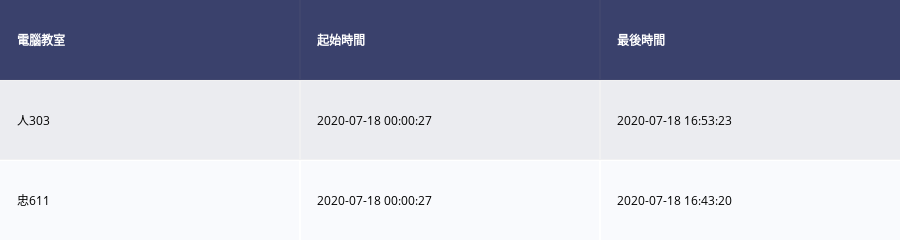

This figure's notebook cell:
### Markdown cell above
# 當日教室使用起訖時間

### Code cell
table = ff.create_table(dfUseClassRoomTime)
iplot(table)

### Figure 1 — Plotly figure (JSON) as saved in the notebook; plotly's stock layout.template omitted (floating-point values rounded to 4 significant figures)
{"data": [{"colorscale": [[0, "#00083e"], [0.5, "#ededee"], [1, "#ffffff"]], "hoverinfo": "none", "opacity": 0.75, "showscale": false, "type": "heatmap", "z": [[0, 0, 0], [0.5, 0.5, 0.5], [1, 1, 1]]}], "layout": {"annotations": [{"align": "left", "font": {"color": "#ffffff"}, "showarrow": false, "text": "<b>電腦教室</b>", "x": -0.45, "xanchor": "left", "xref": "x", "y": 0, "yref": "y"}, {"align": "left", "font": {"color": "#ffffff"}, "showarrow": false, "text": "<b>起始時間</b>", "x": 0.55, "xanchor": "left", "xref": "x", "y": 0, "yref": "y"}, {"align": "left", "font": {"color": "#ffffff"}, "showarrow": false, "text": "<b>最後時間</b>", "x": 1.55, "xanchor": "left", "xref": "x", "y": 0, "yref": "y"}, {"align": "left", "font": {"color": "#000000"}, "showarrow": false, "text": "人303", "x": -0.45, "xanchor": "left", "xref": "x", "y": 1, "yref": "y"}, {"align": "left", "font": {"color": "#000000"}, "showarrow": false, "text": "2020-07-18 00:00:27", "x": 0.55, "xanchor": "left", "xref": "x", "y": 1, "yref": "y"}, {"align": "left", "font": {"color": "#000000"}, "showarrow": false, "text": "2020-07-18 16:53:23", "x": 1.55, "xanchor": "left", "xref": "x", "y": 1, "yref": "y"}, {"align": "left", "font": {"color": "#000000"}, "showarrow": false, "text": "忠611", "x": -0.45, "xanchor": "left", "xref": "x", "y": 2, "yref": "y"}, {"align": "left", "font": {"color": "#000000"}, "showarrow": false, "text": "2020-07-18 00:00:27", "x": 0.55, "xanchor": "left", "xref": "x", "y": 2, "yref": "y"}, {"align": "left", "font": {"color": "#000000"}, "showarrow": false, "text": "2020-07-18 16:43:20", "x": 1.55, "xanchor": "left", "xref": "x", "y": 2, "yref": "y"}], "height": 140, "margin": {"b": 0, "l": 0, "r": 0, "t": 0}, "xaxis": {"dtick": 1, "gridwidth": 2, "showticklabels": false, "tick0": -0.5, "ticks": "", "zeroline": false}, "yaxis": {"autorange": "reversed", "dtick": 1, "gridwidth": 2, "showticklabels": false, "tick0": 0.5, "ticks": "", "zeroline": false}}}
